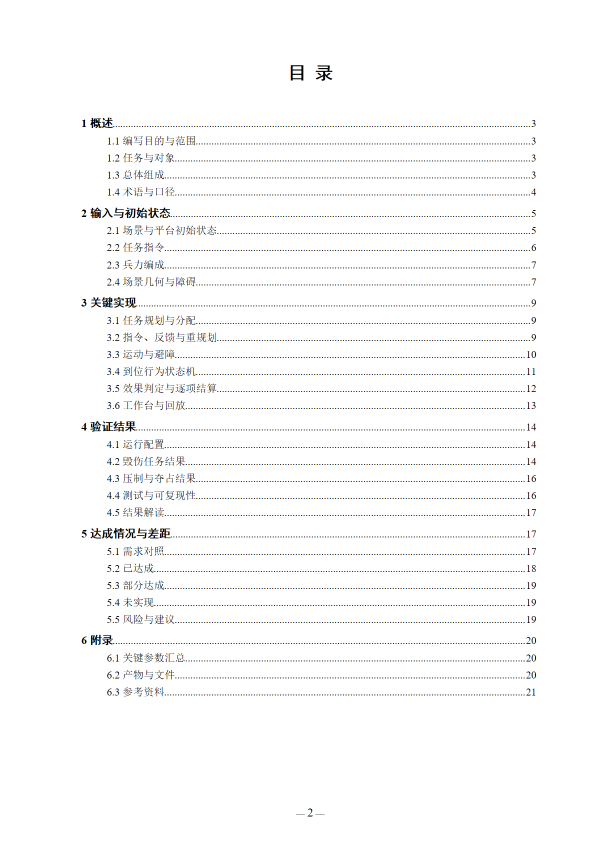
#> input picture .work/doc_impl_20261029/draft7/render/page-0002.png, 1191 x 1684 px (shown at 1/2 size); its folder holds only this picture in this run
$ python make_sheets.py
#> lines starting #> are read from the running program, lines starting #| are printed output that depends on the picture
from pathlib import Path
from PIL import Image

src = Path(r"D:\Desktop\MARL项目\.work\doc_impl_20261029\draft7\render")
out = Path(r"D:\Desktop\MARL项目\.work\doc_impl_20261029\draft7\sheets")
out.mkdir(exist_ok=True)
pages = sorted(src.glob("page-*.png"))
per = 4
W, H = 620, 876
for i in range(0, len(pages), per):
    chunk = pages[i:i + per]
    sheet = Image.new("RGB", (W * 2 + 30, H * 2 + 30), (235, 238, 235))
    for j, p in enumerate(chunk):
        im = Image.open(p).convert("RGB").resize((W, H), Image.LANCZOS)
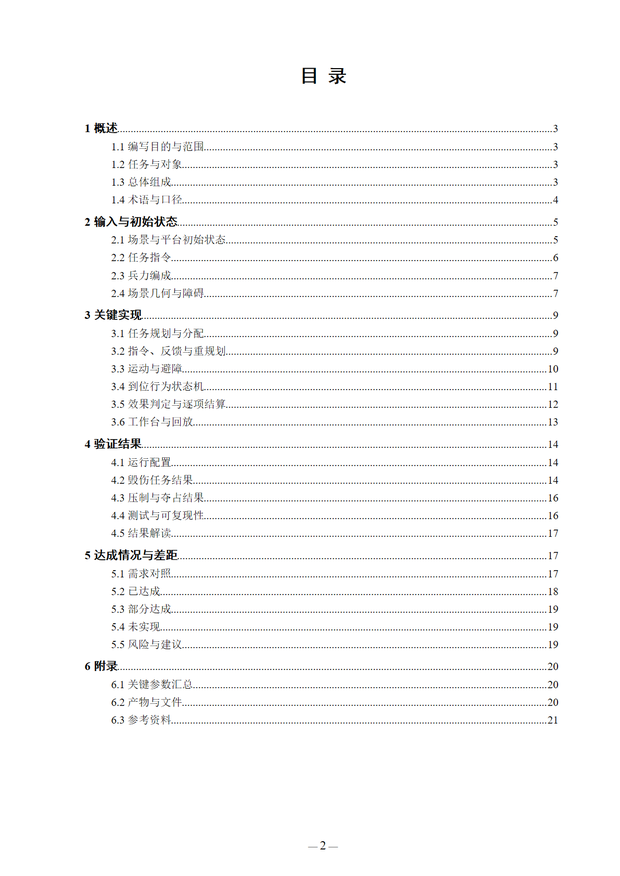
#> im: PIL image 620x876 RGB; mean R, G, B 250, 250, 250
        x = 10 + (j % 2) * (W + 10)
        y = 10 + (j // 2) * (H + 10)
        sheet.paste(im, (x, y))
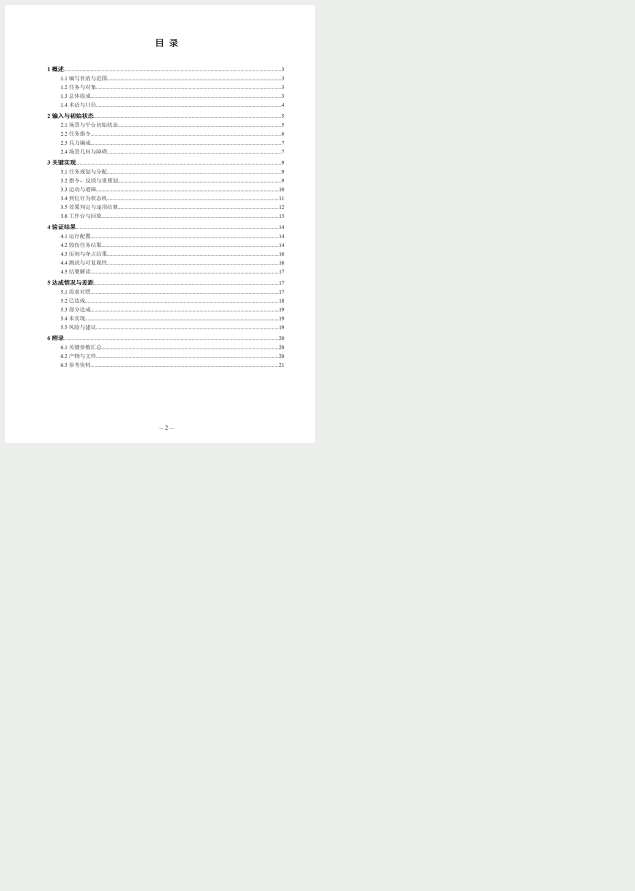
#> sheet: PIL image 1270x1782 RGB (shown at 1/2 size); mean R, G, B 238.6, 240.9, 238.6
    name = out / ("sheet_%02d.png" % (i // per + 1))
    sheet.save(name)
    print(name, [p.name for p in chunk])

$ run again, on .work/doc_impl_20261029/draft7/render/page-0007.png
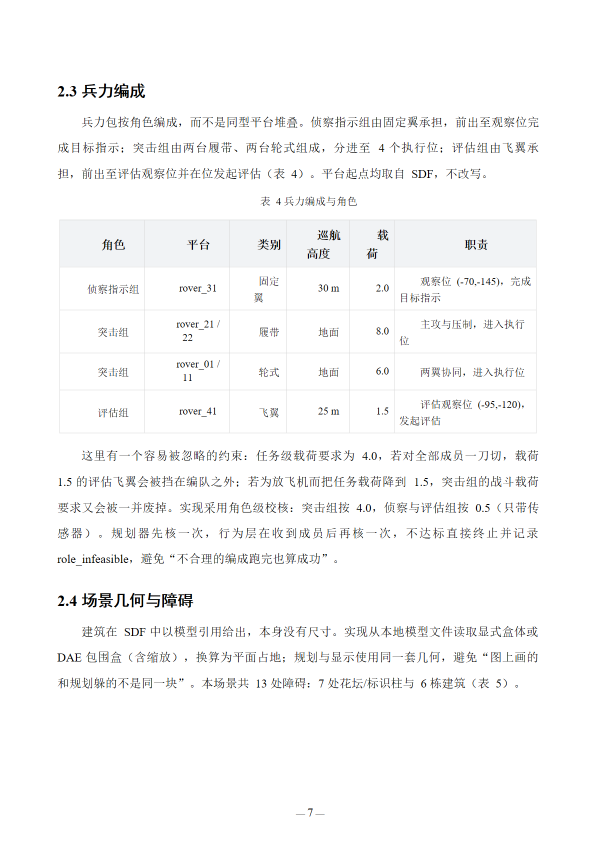
#> input picture .work/doc_impl_20261029/draft7/render/page-0007.png, 1191 x 1684 px (shown at 1/2 size)
#> `im = Image.open(p).convert("RGB").resize((W, H), Image.LANCZOS)`:
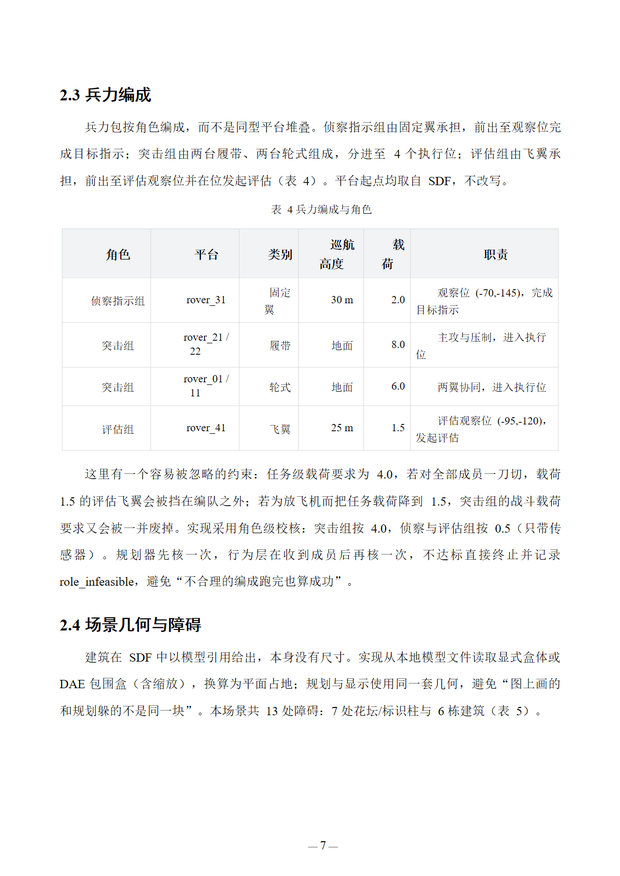
#> im: PIL image 620x876 RGB; mean R, G, B 248.1, 248.2, 248.3
#> `sheet.paste(im, (x, y))`:
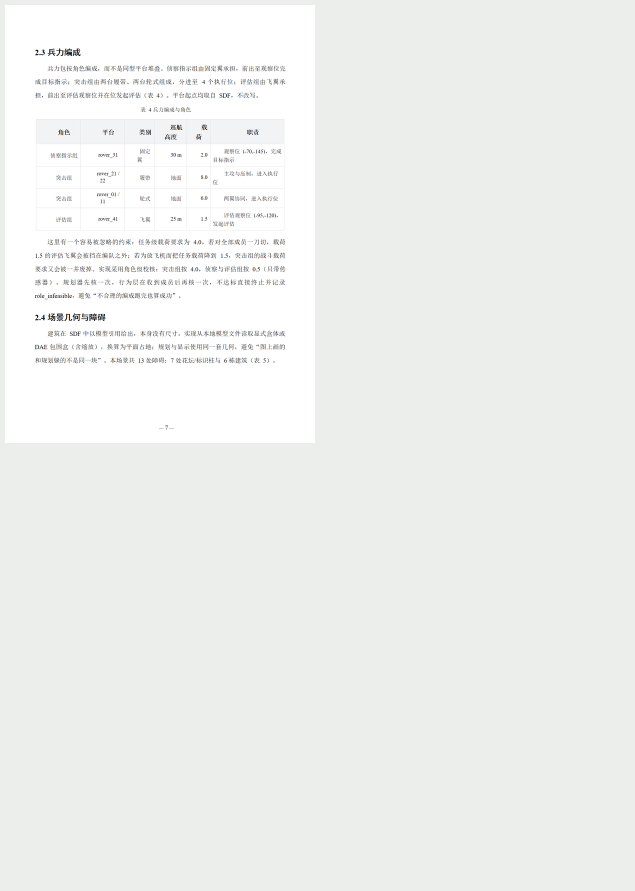
#> sheet: PIL image 1270x1782 RGB (shown at 1/2 size); mean R, G, B 238.2, 240.5, 238.2

$ run again, on .work/doc_impl_20261029/draft7/render/page-0011.png
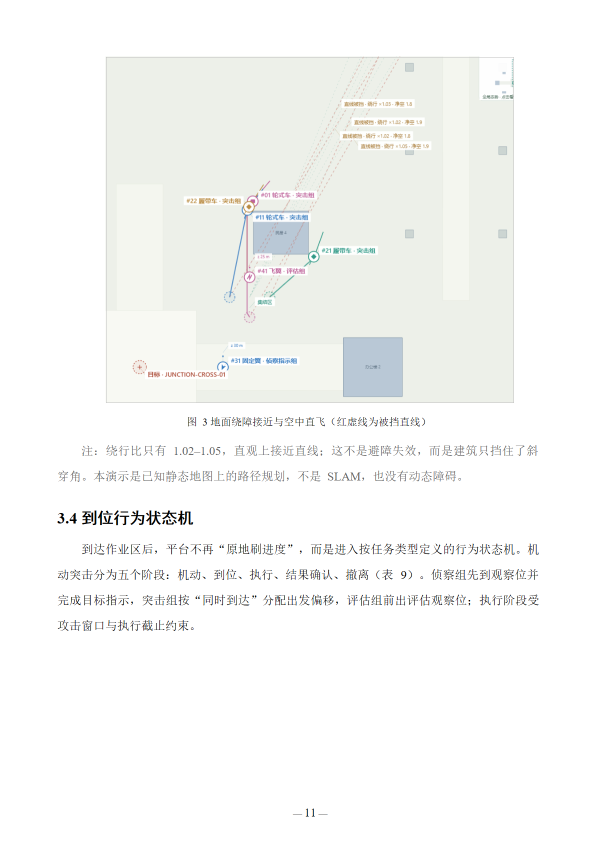
#> input picture .work/doc_impl_20261029/draft7/render/page-0011.png, 1191 x 1684 px (shown at 1/2 size)
#> `im = Image.open(p).convert("RGB").resize((W, H), Image.LANCZOS)`:
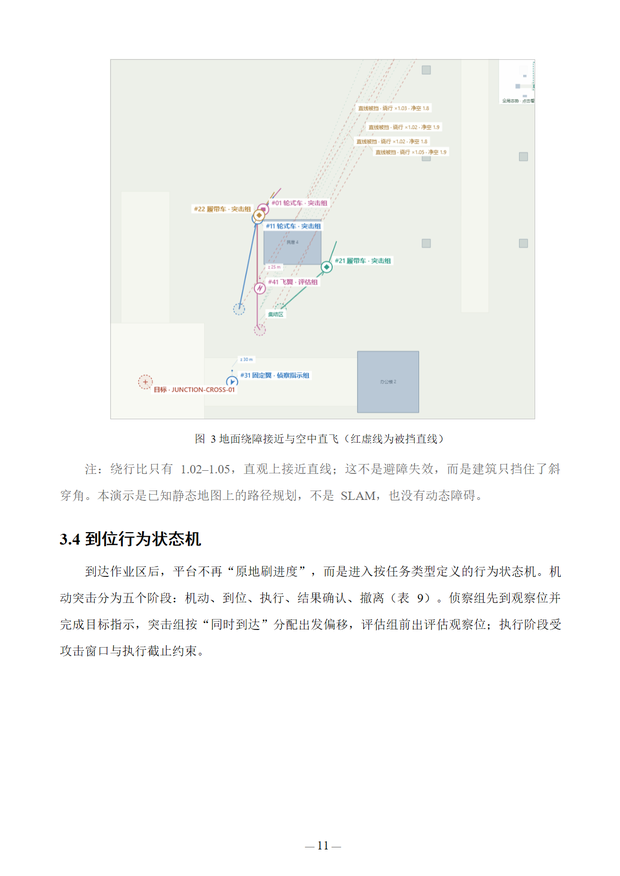
#> im: PIL image 620x876 RGB; mean R, G, B 247, 247.8, 246.2
#> `sheet.paste(im, (x, y))`:
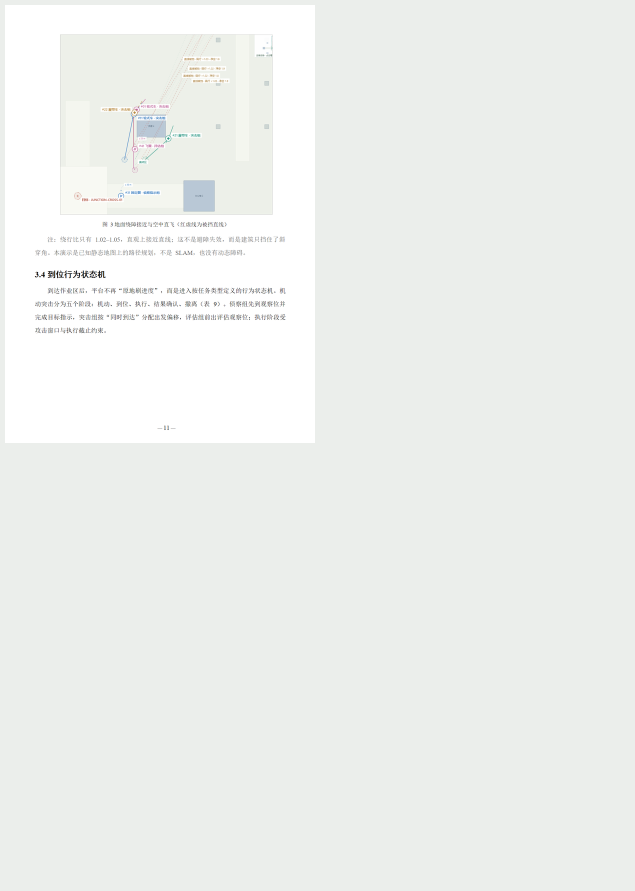
#> sheet: PIL image 1270x1782 RGB (shown at 1/2 size); mean R, G, B 237.9, 240.4, 237.7

$ run again, on .work/doc_impl_20261029/draft7/render/page-0012.png
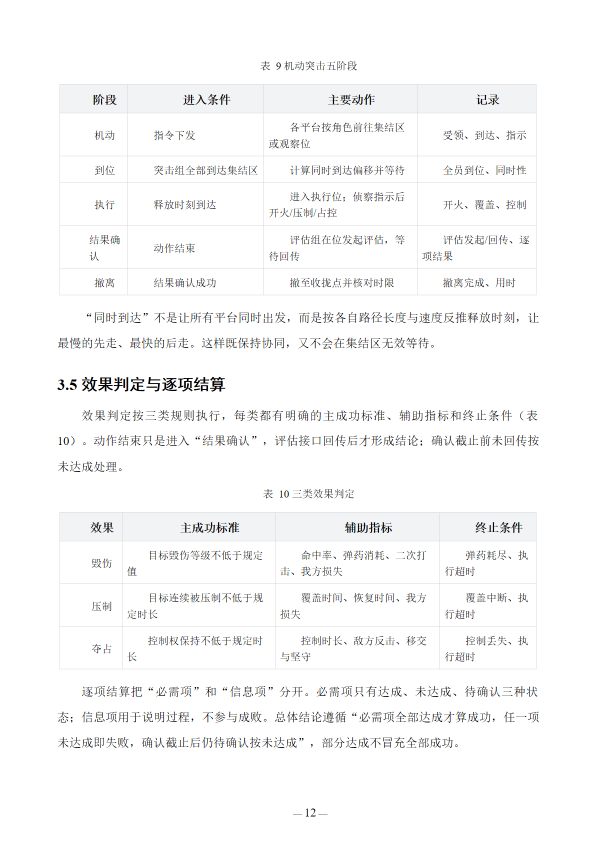
#> input picture .work/doc_impl_20261029/draft7/render/page-0012.png, 1191 x 1684 px (shown at 1/2 size)
#> `im = Image.open(p).convert("RGB").resize((W, H), Image.LANCZOS)`:
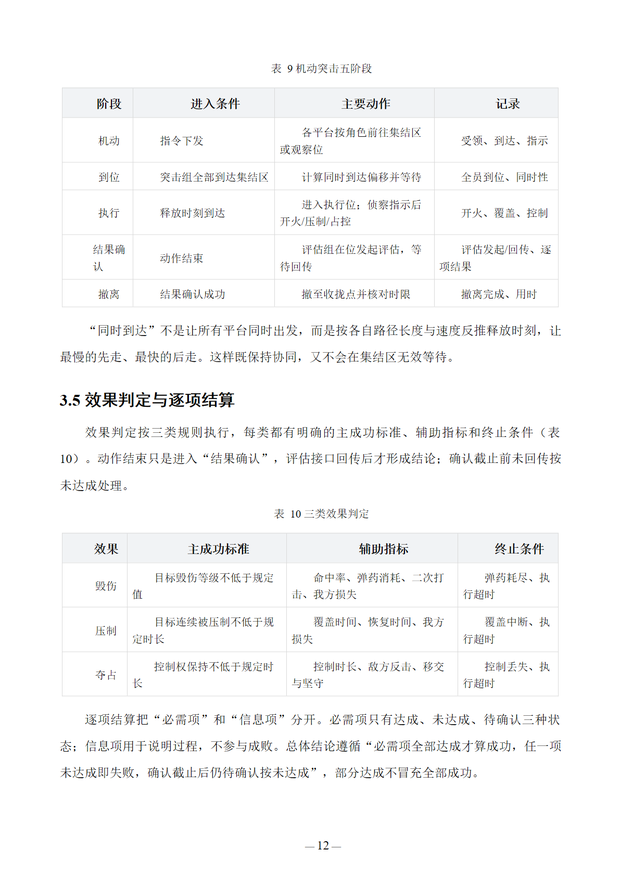
#> im: PIL image 620x876 RGB; mean R, G, B 247.9, 248, 248.1
#> `sheet.paste(im, (x, y))`:
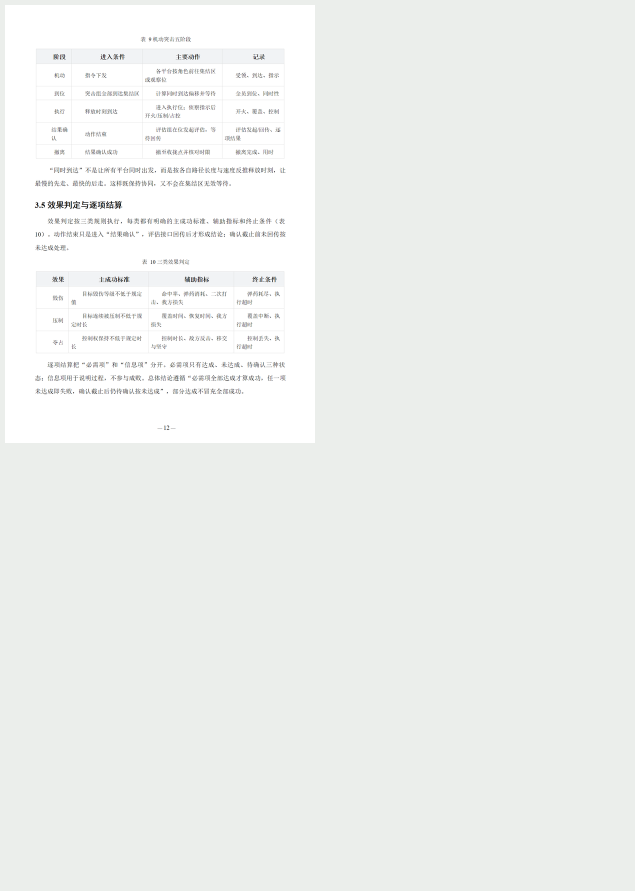
#> sheet: PIL image 1270x1782 RGB (shown at 1/2 size); mean R, G, B 238.1, 240.4, 238.1

$ run again, on .work/doc_impl_20261029/draft7/render/page-0003.png
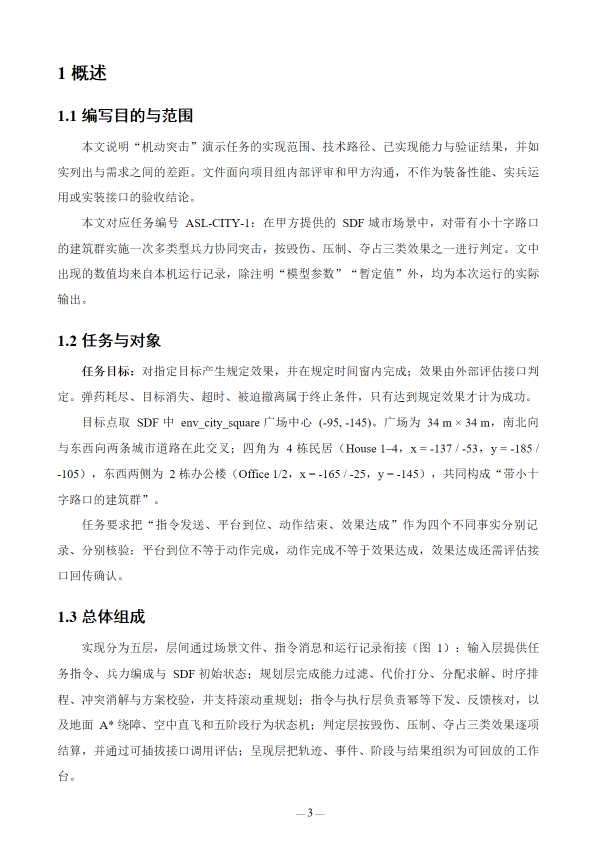
#> input picture .work/doc_impl_20261029/draft7/render/page-0003.png, 1191 x 1684 px (shown at 1/2 size)
#> `im = Image.open(p).convert("RGB").resize((W, H), Image.LANCZOS)`:
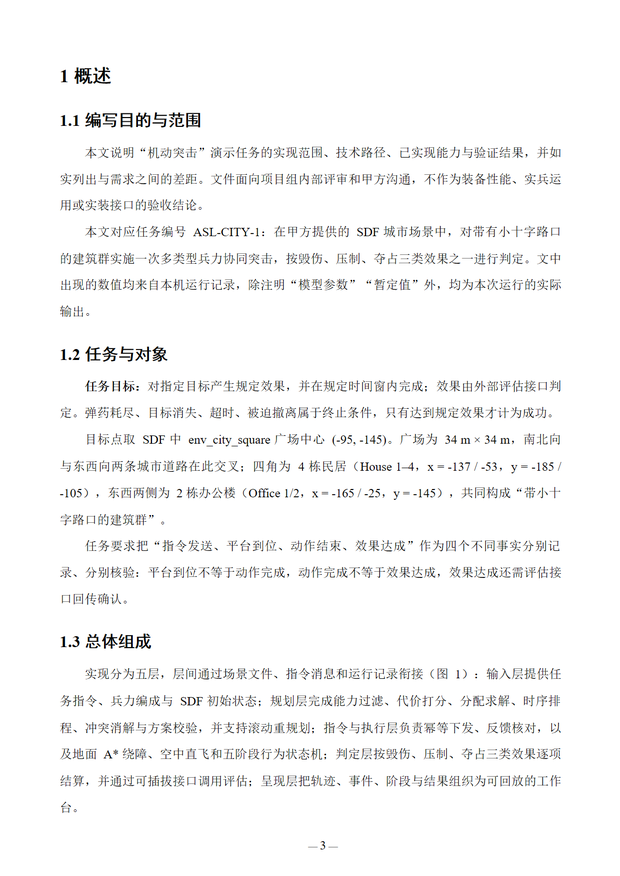
#> im: PIL image 620x876 RGB; mean R, G, B 246.8, 246.8, 246.8
#> `sheet.paste(im, (x, y))`:
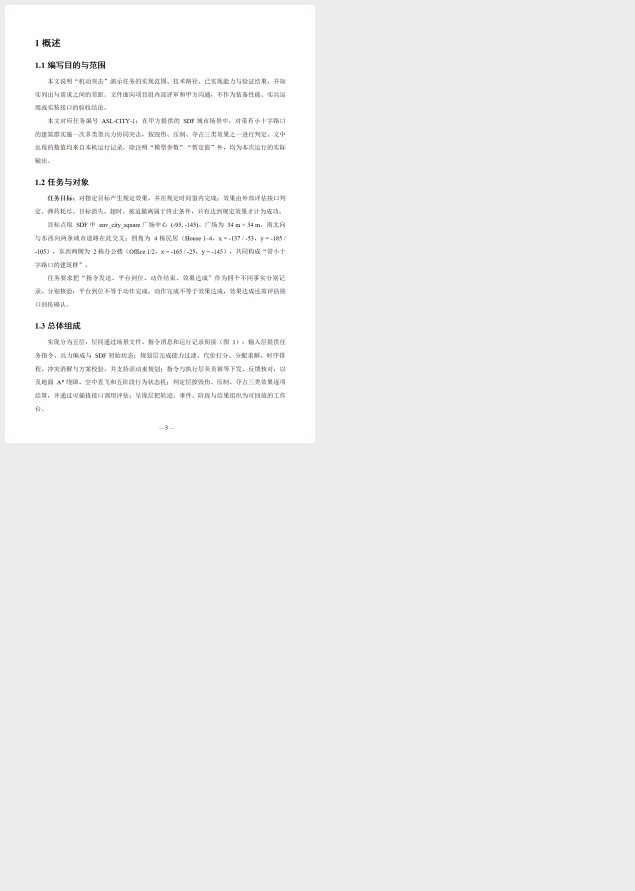
#> sheet: PIL image 1270x1782 RGB (shown at 1/2 size); mean R, G, B 237.8, 240.1, 237.8
